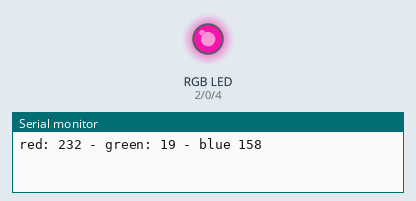
Simulated run of this sketch. Board: ESP32. Shown: an RGB LED mixed from three pins (HIGH = lit), the last lines printed to the serial monitor. Dim RGB values are drawn brighter than linear; random numbers use the default seed unless the sketch sets one.

Above: at 0.6 s.
At 4.6 s:
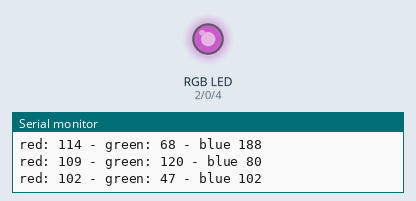
At 9.6 s:
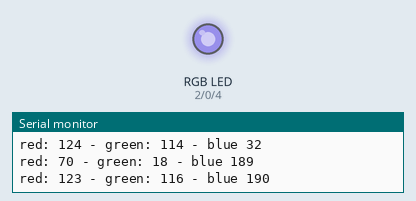
At 19.6 s:
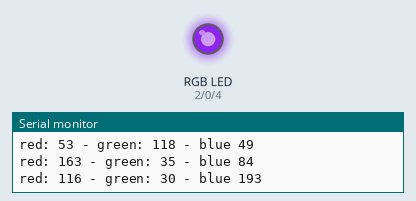
At 28.6 s:
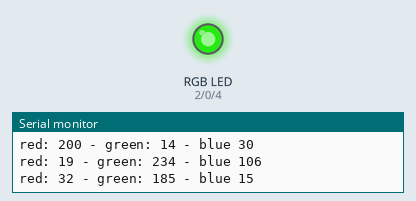
At 38.6 s:
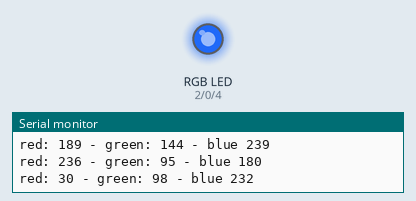
Timing chart, 0 to 40.0 s (numbered marks = the images above):
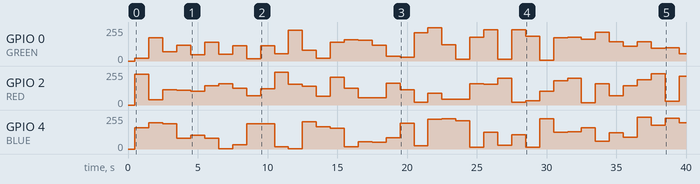

Measured:
- by itself, GPIO 0 (GREEN): 0/255 → 19/255 at 0.50 s, → 175/255 1.0 s later, → 68/255 1.0 s later, → 120/255 1.0 s later, … (40 changes in this stretch)
- by itself, GPIO 4 (BLUE): 0/255 → 158/255 at 0.50 s, → 197/255 1.0 s later, → 188/255 1.0 s later, → 80/255 1.0 s later, … (40 changes in this stretch)

The sketch:

SMD-RGB.ino
```cpp
#define RED 2
#define GREEN 0
#define BLUE 4

void setup() {
  Serial.begin(115200);
  delay(500);
  pinMode(RED, OUTPUT);
  pinMode(GREEN, OUTPUT);
  pinMode(BLUE, OUTPUT);
}

void loop() {
  int redValue = random(255);
  int greenValue = random(255);
  int blueValue = random(255);
  analogWrite(RED, redValue);
  analogWrite(GREEN, greenValue);
  analogWrite(BLUE, blueValue);
  Serial.printf("red: %i - green: %i - blue %i\n", redValue, greenValue, blueValue);
  delay(1000);
}
```
